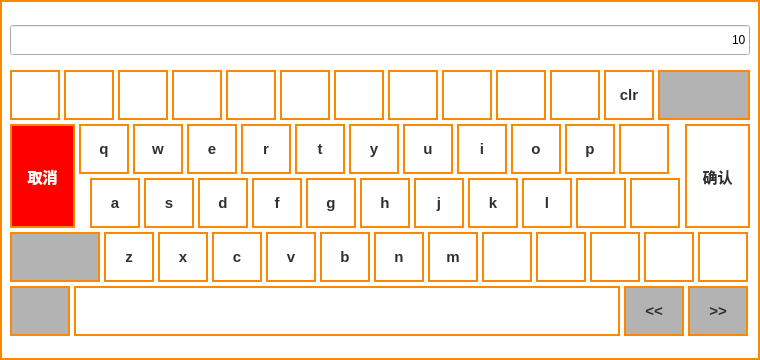
<?xml version="1.0" encoding="UTF-8"?>
<ui version="4.0">
 <class>FullKeyboard</class>
 <widget class="QWidget" name="FullKeyboard">
  <property name="geometry">
   <rect>
    <x>0</x>
    <y>0</y>
    <width>760</width>
    <height>360</height>
   </rect>
  </property>
  <property name="windowTitle">
   <string>Form</string>
  </property>
  <property name="styleSheet">
   <string notr="true"/>
  </property>
  <widget class="QFrame" name="frame">
   <property name="geometry">
    <rect>
     <x>0</x>
     <y>0</y>
     <width>760</width>
     <height>360</height>
    </rect>
   </property>
   <property name="styleSheet">
    <string notr="true">QFrame{
border: 2px solid #Fb8800;
background-color: #FFFFFF;
}

QPushButton{
border: 2px solid #Fb8800;
font-family: &quot;Microsoft YaHei&quot;;
font-weight:bold;
font-size:15px;
color: #303030;
}

QPushButton:pressed {
    background-color:rgb(253,196,128);
}</string>
   </property>
   <property name="frameShape">
    <enum>QFrame::StyledPanel</enum>
   </property>
   <property name="frameShadow">
    <enum>QFrame::Raised</enum>
   </property>
   <widget class="QLineEdit" name="lineEdit">
    <property name="geometry">
     <rect>
      <x>10</x>
      <y>25</y>
      <width>740</width>
      <height>30</height>
     </rect>
    </property>
    <property name="text">
     <string>10</string>
    </property>
    <property name="alignment">
     <set>Qt::AlignRight|Qt::AlignTrailing|Qt::AlignVCenter</set>
    </property>
   </widget>
   <widget class="QPushButton" name="btn1">
    <property name="geometry">
     <rect>
      <x>10</x>
      <y>70</y>
      <width>50</width>
      <height>50</height>
     </rect>
    </property>
    <property name="styleSheet">
     <string notr="true">QPushButton#btn1{
background-color: #FFFFFF;
background-image: url(:/icons/btnS1.png);
}</string>
    </property>
    <property name="text">
     <string/>
    </property>
   </widget>
   <widget class="QPushButton" name="btn2">
    <property name="geometry">
     <rect>
      <x>64</x>
      <y>70</y>
      <width>50</width>
      <height>50</height>
     </rect>
    </property>
    <property name="styleSheet">
     <string notr="true">QPushButton#btn2{
background-color: #FFFFFF;
background-image: url(:/icons/btnS2.png);
}</string>
    </property>
    <property name="text">
     <string/>
    </property>
   </widget>
   <widget class="QPushButton" name="btn3">
    <property name="geometry">
     <rect>
      <x>118</x>
      <y>70</y>
      <width>50</width>
      <height>50</height>
     </rect>
    </property>
    <property name="styleSheet">
     <string notr="true">QPushButton#btn3{
background-color: #FFFFFF;
background-image: url(:/icons/btnS3.png);
}</string>
    </property>
    <property name="text">
     <string/>
    </property>
   </widget>
   <widget class="QPushButton" name="btn6">
    <property name="geometry">
     <rect>
      <x>280</x>
      <y>70</y>
      <width>50</width>
      <height>50</height>
     </rect>
    </property>
    <property name="styleSheet">
     <string notr="true">QPushButton#btn6{
background-color: #FFFFFF;
background-image: url(:/icons/btnS6.png);
}</string>
    </property>
    <property name="text">
     <string/>
    </property>
   </widget>
   <widget class="QPushButton" name="btn4">
    <property name="geometry">
     <rect>
      <x>172</x>
      <y>70</y>
      <width>50</width>
      <height>50</height>
     </rect>
    </property>
    <property name="styleSheet">
     <string notr="true">QPushButton#btn4{
background-color: #FFFFFF;
background-image: url(:/icons/btnS4.png);
}</string>
    </property>
    <property name="text">
     <string/>
    </property>
   </widget>
   <widget class="QPushButton" name="btn5">
    <property name="geometry">
     <rect>
      <x>226</x>
      <y>70</y>
      <width>50</width>
      <height>50</height>
     </rect>
    </property>
    <property name="styleSheet">
     <string notr="true">QPushButton#btn5{
background-color: #FFFFFF;
background-image: url(:/icons/btnS5.png);
}</string>
    </property>
    <property name="text">
     <string/>
    </property>
   </widget>
   <widget class="QPushButton" name="btn7">
    <property name="geometry">
     <rect>
      <x>334</x>
      <y>70</y>
      <width>50</width>
      <height>50</height>
     </rect>
    </property>
    <property name="styleSheet">
     <string notr="true">QPushButton#btn7{
background-color: #FFFFFF;
background-image: url(:/icons/btnS7.png);
}</string>
    </property>
    <property name="text">
     <string/>
    </property>
   </widget>
   <widget class="QPushButton" name="btn8">
    <property name="geometry">
     <rect>
      <x>388</x>
      <y>70</y>
      <width>50</width>
      <height>50</height>
     </rect>
    </property>
    <property name="styleSheet">
     <string notr="true">QPushButton#btn8{
background-color: #FFFFFF;
background-image: url(:/icons/btnS8.png);
}</string>
    </property>
    <property name="text">
     <string/>
    </property>
   </widget>
   <widget class="QPushButton" name="btn9">
    <property name="geometry">
     <rect>
      <x>442</x>
      <y>70</y>
      <width>50</width>
      <height>50</height>
     </rect>
    </property>
    <property name="styleSheet">
     <string notr="true">QPushButton#btn9{
background-color: #FFFFFF;
background-image: url(:/icons/btnS9.png);
}</string>
    </property>
    <property name="text">
     <string/>
    </property>
   </widget>
   <widget class="QPushButton" name="btn0">
    <property name="geometry">
     <rect>
      <x>496</x>
      <y>70</y>
      <width>50</width>
      <height>50</height>
     </rect>
    </property>
    <property name="styleSheet">
     <string notr="true">QPushButton#btn0{
background-color: #FFFFFF;
background-image: url(:/icons/btnS0.png);
}</string>
    </property>
    <property name="text">
     <string/>
    </property>
   </widget>
   <widget class="QPushButton" name="btnEqual">
    <property name="geometry">
     <rect>
      <x>550</x>
      <y>70</y>
      <width>50</width>
      <height>50</height>
     </rect>
    </property>
    <property name="styleSheet">
     <string notr="true">QPushButton#btnEqual{
background-color: #FFFFFF;
background-image: url(:/icons/btnSEqual.png);
}</string>
    </property>
    <property name="text">
     <string/>
    </property>
   </widget>
   <widget class="QPushButton" name="btnCancel">
    <property name="geometry">
     <rect>
      <x>10</x>
      <y>124</y>
      <width>65</width>
      <height>104</height>
     </rect>
    </property>
    <property name="styleSheet">
     <string notr="true">QPushButton#btnCancel{
background-color: #FF0000;
color:#FFFFFF;
}</string>
    </property>
    <property name="text">
     <string>取消</string>
    </property>
   </widget>
   <widget class="QPushButton" name="btnShift">
    <property name="geometry">
     <rect>
      <x>10</x>
      <y>232</y>
      <width>90</width>
      <height>50</height>
     </rect>
    </property>
    <property name="styleSheet">
     <string notr="true">QPushButton#btnShift{
background-color: #B3B3B3;
background-image: url(:/icons/caseSwitch.png);
}</string>
    </property>
    <property name="text">
     <string/>
    </property>
   </widget>
   <widget class="QPushButton" name="btnRBracket">
    <property name="geometry">
     <rect>
      <x>644</x>
      <y>232</y>
      <width>50</width>
      <height>50</height>
     </rect>
    </property>
    <property name="styleSheet">
     <string notr="true">QPushButton#btnRBracket{
background-color: #FFFFFF;
background-image: url(:/icons/btnSRBracket.png);
}</string>
    </property>
    <property name="text">
     <string/>
    </property>
   </widget>
   <widget class="QPushButton" name="btnQ">
    <property name="geometry">
     <rect>
      <x>79</x>
      <y>124</y>
      <width>50</width>
      <height>50</height>
     </rect>
    </property>
    <property name="text">
     <string>q</string>
    </property>
   </widget>
   <widget class="QPushButton" name="btnW">
    <property name="geometry">
     <rect>
      <x>133</x>
      <y>124</y>
      <width>50</width>
      <height>50</height>
     </rect>
    </property>
    <property name="text">
     <string>w</string>
    </property>
   </widget>
   <widget class="QPushButton" name="btnR">
    <property name="geometry">
     <rect>
      <x>241</x>
      <y>124</y>
      <width>50</width>
      <height>50</height>
     </rect>
    </property>
    <property name="text">
     <string>r</string>
    </property>
   </widget>
   <widget class="QPushButton" name="btnE">
    <property name="geometry">
     <rect>
      <x>187</x>
      <y>124</y>
      <width>50</width>
      <height>50</height>
     </rect>
    </property>
    <property name="text">
     <string>e</string>
    </property>
   </widget>
   <widget class="QPushButton" name="btnT">
    <property name="geometry">
     <rect>
      <x>295</x>
      <y>124</y>
      <width>50</width>
      <height>50</height>
     </rect>
    </property>
    <property name="text">
     <string>t</string>
    </property>
   </widget>
   <widget class="QPushButton" name="btnY">
    <property name="geometry">
     <rect>
      <x>349</x>
      <y>124</y>
      <width>50</width>
      <height>50</height>
     </rect>
    </property>
    <property name="text">
     <string>y</string>
    </property>
   </widget>
   <widget class="QPushButton" name="btnU">
    <property name="geometry">
     <rect>
      <x>403</x>
      <y>124</y>
      <width>50</width>
      <height>50</height>
     </rect>
    </property>
    <property name="text">
     <string>u</string>
    </property>
   </widget>
   <widget class="QPushButton" name="btnI">
    <property name="geometry">
     <rect>
      <x>457</x>
      <y>124</y>
      <width>50</width>
      <height>50</height>
     </rect>
    </property>
    <property name="text">
     <string>i</string>
    </property>
   </widget>
   <widget class="QPushButton" name="btnO">
    <property name="geometry">
     <rect>
      <x>511</x>
      <y>124</y>
      <width>50</width>
      <height>50</height>
     </rect>
    </property>
    <property name="text">
     <string>o</string>
    </property>
   </widget>
   <widget class="QPushButton" name="btnP">
    <property name="geometry">
     <rect>
      <x>565</x>
      <y>124</y>
      <width>50</width>
      <height>50</height>
     </rect>
    </property>
    <property name="text">
     <string>p</string>
    </property>
   </widget>
   <widget class="QPushButton" name="btnClr">
    <property name="geometry">
     <rect>
      <x>604</x>
      <y>70</y>
      <width>50</width>
      <height>50</height>
     </rect>
    </property>
    <property name="styleSheet">
     <string notr="true">QPushButton#btnLeft{
background-color: #B3B3B3;
}</string>
    </property>
    <property name="text">
     <string>clr</string>
    </property>
   </widget>
   <widget class="QPushButton" name="btnDelete">
    <property name="geometry">
     <rect>
      <x>658</x>
      <y>70</y>
      <width>92</width>
      <height>50</height>
     </rect>
    </property>
    <property name="styleSheet">
     <string notr="true">QPushButton#btnDelete{
background-color: #B3B3B3;
background-image: url(:/icons/btnDel.png);
}</string>
    </property>
    <property name="text">
     <string/>
    </property>
   </widget>
   <widget class="QPushButton" name="btnHyphen">
    <property name="geometry">
     <rect>
      <x>619</x>
      <y>124</y>
      <width>50</width>
      <height>50</height>
     </rect>
    </property>
    <property name="styleSheet">
     <string notr="true">QPushButton#btnHyphen{
background-color: #FFFFFF;
background-image: url(:/icons/btnSHyphen.png);
}</string>
    </property>
    <property name="text">
     <string/>
    </property>
   </widget>
   <widget class="QPushButton" name="btnOk">
    <property name="geometry">
     <rect>
      <x>685</x>
      <y>124</y>
      <width>65</width>
      <height>104</height>
     </rect>
    </property>
    <property name="styleSheet">
     <string notr="true">QPushButton#btnOk{
background-color: #00BD00;
color:#FFFFFF;
QPushButton:!enable{
background-color: #CCCCCC;
background: transparent;
}
}
</string>
    </property>
    <property name="text">
     <string>确认</string>
    </property>
   </widget>
   <widget class="QPushButton" name="btnA">
    <property name="geometry">
     <rect>
      <x>90</x>
      <y>178</y>
      <width>50</width>
      <height>50</height>
     </rect>
    </property>
    <property name="text">
     <string>a</string>
    </property>
   </widget>
   <widget class="QPushButton" name="btnS">
    <property name="geometry">
     <rect>
      <x>144</x>
      <y>178</y>
      <width>50</width>
      <height>50</height>
     </rect>
    </property>
    <property name="text">
     <string>s</string>
    </property>
   </widget>
   <widget class="QPushButton" name="btnD">
    <property name="geometry">
     <rect>
      <x>198</x>
      <y>178</y>
      <width>50</width>
      <height>50</height>
     </rect>
    </property>
    <property name="text">
     <string>d</string>
    </property>
   </widget>
   <widget class="QPushButton" name="btnF">
    <property name="geometry">
     <rect>
      <x>252</x>
      <y>178</y>
      <width>50</width>
      <height>50</height>
     </rect>
    </property>
    <property name="text">
     <string>f</string>
    </property>
   </widget>
   <widget class="QPushButton" name="btnG">
    <property name="geometry">
     <rect>
      <x>306</x>
      <y>178</y>
      <width>50</width>
      <height>50</height>
     </rect>
    </property>
    <property name="text">
     <string>g</string>
    </property>
   </widget>
   <widget class="QPushButton" name="btnH">
    <property name="geometry">
     <rect>
      <x>360</x>
      <y>178</y>
      <width>50</width>
      <height>50</height>
     </rect>
    </property>
    <property name="text">
     <string>h</string>
    </property>
   </widget>
   <widget class="QPushButton" name="btnJ">
    <property name="geometry">
     <rect>
      <x>414</x>
      <y>178</y>
      <width>50</width>
      <height>50</height>
     </rect>
    </property>
    <property name="text">
     <string>j</string>
    </property>
   </widget>
   <widget class="QPushButton" name="btnK">
    <property name="geometry">
     <rect>
      <x>468</x>
      <y>178</y>
      <width>50</width>
      <height>50</height>
     </rect>
    </property>
    <property name="text">
     <string>k</string>
    </property>
   </widget>
   <widget class="QPushButton" name="btnL">
    <property name="geometry">
     <rect>
      <x>522</x>
      <y>178</y>
      <width>50</width>
      <height>50</height>
     </rect>
    </property>
    <property name="text">
     <string>l</string>
    </property>
   </widget>
   <widget class="QPushButton" name="btnLSquBra">
    <property name="geometry">
     <rect>
      <x>576</x>
      <y>178</y>
      <width>50</width>
      <height>50</height>
     </rect>
    </property>
    <property name="styleSheet">
     <string notr="true">QPushButton#btnLSquBra{
background-color: #FFFFFF;
background-image: url(:/icons/btnSLSquBra.png);
}</string>
    </property>
    <property name="text">
     <string/>
    </property>
   </widget>
   <widget class="QPushButton" name="btnZ">
    <property name="geometry">
     <rect>
      <x>104</x>
      <y>232</y>
      <width>50</width>
      <height>50</height>
     </rect>
    </property>
    <property name="text">
     <string>z</string>
    </property>
   </widget>
   <widget class="QPushButton" name="btnRSquBra">
    <property name="geometry">
     <rect>
      <x>630</x>
      <y>178</y>
      <width>50</width>
      <height>50</height>
     </rect>
    </property>
    <property name="styleSheet">
     <string notr="true">QPushButton#btnRSquBra{
background-color: #FFFFFF;
background-image: url(:/icons/btnSRSquBra.png);
}</string>
    </property>
    <property name="text">
     <string/>
    </property>
   </widget>
   <widget class="QPushButton" name="btnX">
    <property name="geometry">
     <rect>
      <x>158</x>
      <y>232</y>
      <width>50</width>
      <height>50</height>
     </rect>
    </property>
    <property name="text">
     <string>x</string>
    </property>
   </widget>
   <widget class="QPushButton" name="btnC">
    <property name="geometry">
     <rect>
      <x>212</x>
      <y>232</y>
      <width>50</width>
      <height>50</height>
     </rect>
    </property>
    <property name="text">
     <string>c</string>
    </property>
   </widget>
   <widget class="QPushButton" name="btnV">
    <property name="geometry">
     <rect>
      <x>266</x>
      <y>232</y>
      <width>50</width>
      <height>50</height>
     </rect>
    </property>
    <property name="text">
     <string>v</string>
    </property>
   </widget>
   <widget class="QPushButton" name="btnB">
    <property name="geometry">
     <rect>
      <x>320</x>
      <y>232</y>
      <width>50</width>
      <height>50</height>
     </rect>
    </property>
    <property name="text">
     <string>b</string>
    </property>
   </widget>
   <widget class="QPushButton" name="btnN">
    <property name="geometry">
     <rect>
      <x>374</x>
      <y>232</y>
      <width>50</width>
      <height>50</height>
     </rect>
    </property>
    <property name="text">
     <string>n</string>
    </property>
   </widget>
   <widget class="QPushButton" name="btnM">
    <property name="geometry">
     <rect>
      <x>428</x>
      <y>232</y>
      <width>50</width>
      <height>50</height>
     </rect>
    </property>
    <property name="text">
     <string>m</string>
    </property>
   </widget>
   <widget class="QPushButton" name="btnComma">
    <property name="geometry">
     <rect>
      <x>482</x>
      <y>232</y>
      <width>50</width>
      <height>50</height>
     </rect>
    </property>
    <property name="styleSheet">
     <string notr="true">QPushButton#btnComma{
background-color: #FFFFFF;
background-image: url(:/icons/btnSComma.png);
}</string>
    </property>
    <property name="text">
     <string/>
    </property>
   </widget>
   <widget class="QPushButton" name="btnPoint">
    <property name="geometry">
     <rect>
      <x>536</x>
      <y>232</y>
      <width>50</width>
      <height>50</height>
     </rect>
    </property>
    <property name="styleSheet">
     <string notr="true">QPushButton#btnPoint{
background-color: #FFFFFF;
background-image: url(:/icons/btnSPoint.png);
}</string>
    </property>
    <property name="text">
     <string/>
    </property>
   </widget>
   <widget class="QPushButton" name="btnLBracket">
    <property name="geometry">
     <rect>
      <x>590</x>
      <y>232</y>
      <width>50</width>
      <height>50</height>
     </rect>
    </property>
    <property name="styleSheet">
     <string notr="true">QPushButton#btnLBracket{
background-color: #FFFFFF;
background-image: url(:/icons/btnSLBracket.png);
}</string>
    </property>
    <property name="text">
     <string/>
    </property>
   </widget>
   <widget class="QPushButton" name="btnQuote">
    <property name="geometry">
     <rect>
      <x>698</x>
      <y>232</y>
      <width>50</width>
      <height>50</height>
     </rect>
    </property>
    <property name="styleSheet">
     <string notr="true">QPushButton#btnQuote{
background-color: #FFFFFF;
background-image: url(:/icons/btnSQuote.png);
}</string>
    </property>
    <property name="text">
     <string/>
    </property>
   </widget>
   <widget class="QPushButton" name="btnSwitch">
    <property name="geometry">
     <rect>
      <x>10</x>
      <y>286</y>
      <width>60</width>
      <height>50</height>
     </rect>
    </property>
    <property name="styleSheet">
     <string notr="true">QPushButton#btnSwitch{
background-color: #B3B3B3;
background-image: url(:/icons/btnSwitch.png);
}</string>
    </property>
    <property name="text">
     <string/>
    </property>
   </widget>
   <widget class="QPushButton" name="btnRight">
    <property name="geometry">
     <rect>
      <x>688</x>
      <y>286</y>
      <width>60</width>
      <height>50</height>
     </rect>
    </property>
    <property name="styleSheet">
     <string notr="true">QPushButton#btnRight{
background-color: #B3B3B3;
}</string>
    </property>
    <property name="text">
     <string>&gt;&gt;</string>
    </property>
   </widget>
   <widget class="QPushButton" name="btnLeft">
    <property name="geometry">
     <rect>
      <x>624</x>
      <y>286</y>
      <width>60</width>
      <height>50</height>
     </rect>
    </property>
    <property name="styleSheet">
     <string notr="true">QPushButton#btnLeft{
background-color: #B3B3B3;
}</string>
    </property>
    <property name="text">
     <string>&lt;&lt;</string>
    </property>
   </widget>
   <widget class="QPushButton" name="btnSpace">
    <property name="geometry">
     <rect>
      <x>74</x>
      <y>286</y>
      <width>546</width>
      <height>50</height>
     </rect>
    </property>
    <property name="styleSheet">
     <string notr="true">QPushButton#btnSpace{
background-image: url(:/icons/btnLogo.png);
}</string>
    </property>
    <property name="text">
     <string/>
    </property>
   </widget>
  </widget>
 </widget>
 <resources/>
 <connections/>
</ui>
